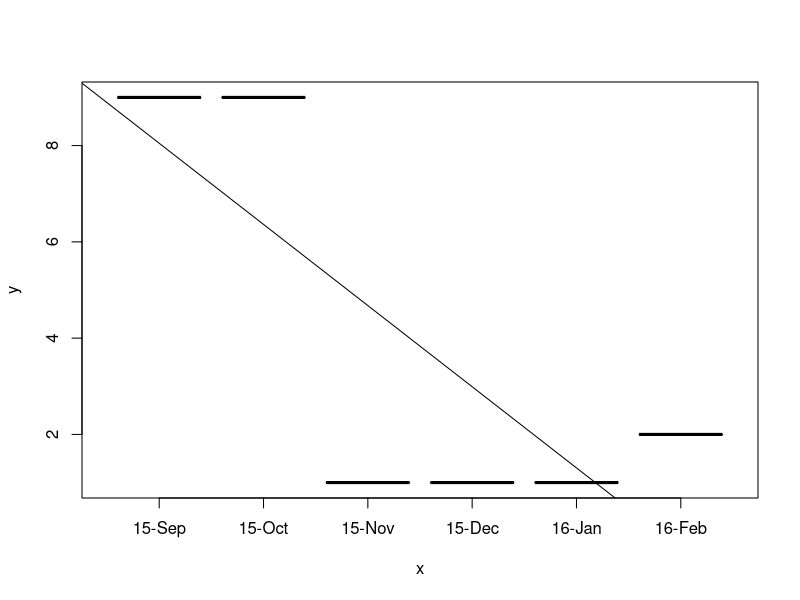
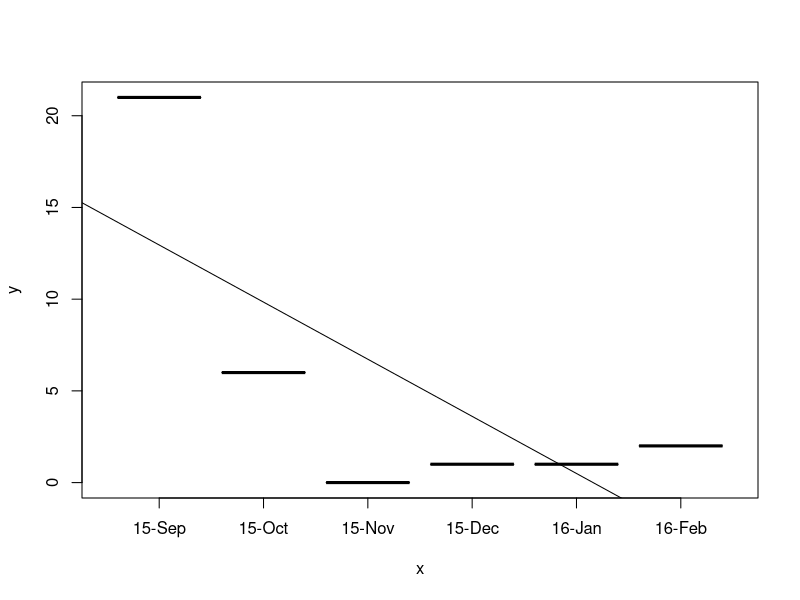
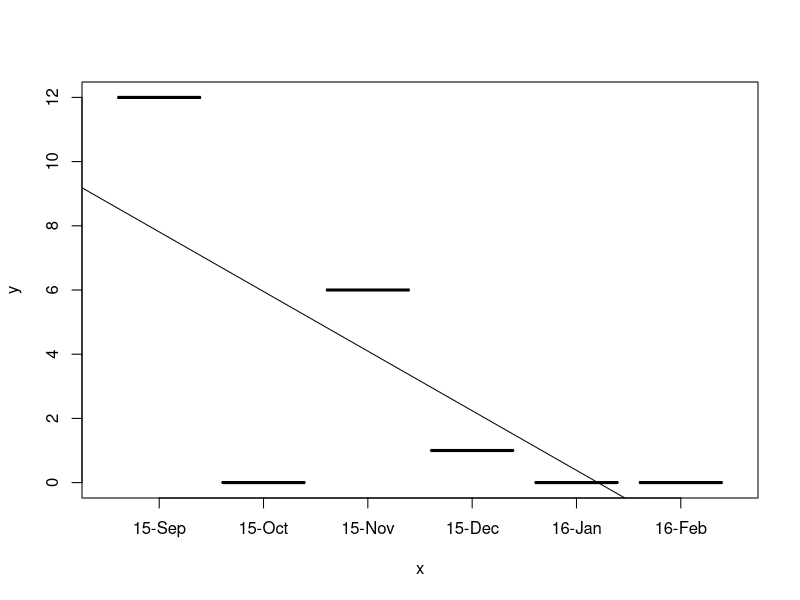
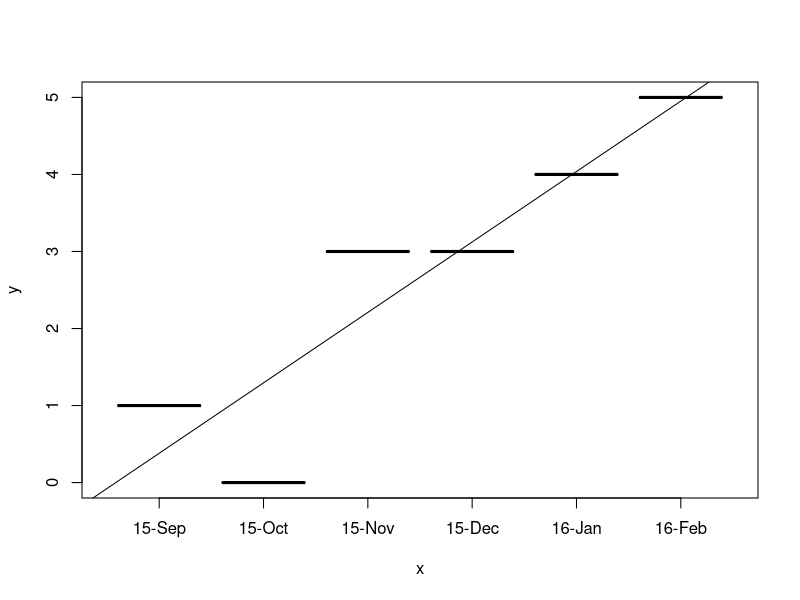
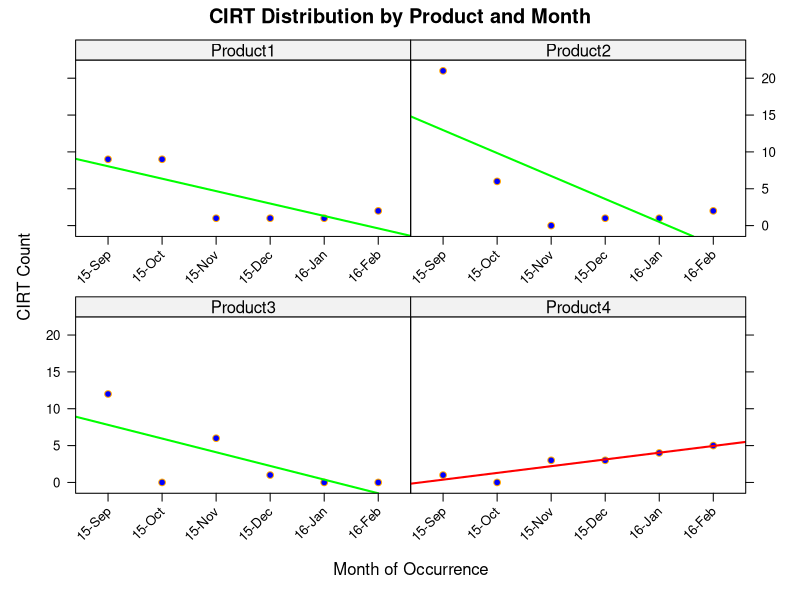

Write the R code that produced these figures, in order.
library (lattice)


#set workdir
setwd("~/R-Data-Visualization")
#import dataset set work directory for dataset
Scatter <- read.csv('SampleTickets.txt',header =TRUE, sep ='\t')

#View (Scatter)

Scatter$Month.Year..Ticket.Created.= factor(Scatter$Month.Year..Ticket.Created.,levels(as.factor(Scatter$Month.Year..Ticket.Created.))[c(4,3,2,1,6,5)]) #Reset Levels Ordering

Scatter<-Scatter[is.na(Scatter$Month.Year..Ticket.Created.)==0,] #ensure there are no blanks for that column under Month.Year..Created.

#Scatter<-Scatter[Scatter$Product.!="-",] #Filtered out empty entries
#Scatter<-Scatter[Scatter$Product.!="",]


temp<-unique(as.character(Scatter$Product.)) #Get unique list of product names

t<-unique(as.character(Scatter$Month.Year..Ticket.Created.))    #Set up unique months

monthlist<- list()

for(i in 1:length(t))   # start of a for loop
{
  monthlist<-c(monthlist,rep(t[i],length(temp)))
  i<-i+1
}



z<-sapply(monthlist, function(x){as.character(x[1])})     #Transpose the data

s<-as.data.frame(cbind(rep(temp,length(t)),z))      #Coerce into a data frame
names(s)[1]<-"Product"                              #Set names to columns
names(s)[2]<-"Month"

s$link<- paste(s$Product,s$Month)
#View(s)

Scatter$link<-paste(Scatter$Product.,as.character(Scatter$Month.Year..Ticket.Created.))
# unique(s$link)
# unique(Scatter$link)

final<- merge(s,Scatter,by.x="link",by.y="link",all.x=TRUE)
#View(final)

names(final)
f<-cbind(final[2:3],final[8])

names(f)

#f$Product = factor (f$Product, levels(f$Product)[c(2:5,8:10,1,14:15,6:7,20,11:13,16:19)]) #factoring of products
names(f)[3] <- "Total"
#names(f)[1]<-"Product"
#names(f)[2]<-"Month"

f<-aggregate(f$Total,by=list(f$Product,f$Month),FUN = "sum")                   #Aggregating the data set
names(f)[3] <- "Total"
names(f)[1]<-"Product"
names(f)[2]<-"Month"

unique(f$Product)

for (i in 1:length(f$Total))
{
  if(is.na(f$Total[i])==1)
    f$Total[i]<-0
  i<-i+1
}


# add as.factor
f$Month <- as.factor(f$Month)
f$Month <- factor(f$Month,levels(f$Month)[c(4,3,2,1,6,5)])           #factoring of months


f$Product <- as.factor(f$Product)
f$Product <-factor(f$Product,levels(f$Product)[c(3,4,1,2)])      

#factor(f$Product)

a<- list()                                  #Set empty lists as buckets to store and differentiate good and bad trends
b<- list()

for (i in 1:length(temp))                   #Iteration thru each product to get the best fit line
{
  h<-f[f$Product==temp[i],]
  plot(h$Month,h$Total)
  # if(mean(h$Total)< 1)          #Average less than 0.5 CIRTs is considered good, move on to next item
  # {
  #   a <- c(a,temp[i])
  #   next
  # }
  h$Month <- as.numeric (h$Month)
  abline(c<-lm(h$"Total" ~h$Month,na.action=na.omit))           #determine the sign of the slope
  print (coef(c)[1])                                            #retrieve it
  if(coef(c)[2] < 0)                                            #different signs of the slope will be mapped to different buckets
  {
    a<-c(a,temp[i])}
  else{
    b<-c (b,temp[i])
  }
}

v<-sapply(a, function(x){as.character(x[1])})                         #transpose the data
u<-sapply(b, function(x){as.character(x[1])})

#plot
xyplot(f$"Total"~f$Month|f$Product, data = f,
       panel = function (x,y,subscripts){ panel.xyplot(x,y, pch =21, fill ="blue", col = "orange")
         colors <- c(rep("green",length(a)),rep("red",length(b)))
         product <- c(v,u)
         cur.product <- f$Product[subscripts][1]
         panel.lmline(x,y,lwd =2, col = colors[product == cur.product])
       },
       main="CIRT Distribution by Product and Month",
       ylab="CIRT Count", xlab="Month of Occurrence", scales=list(x = list(rel="free",rot = 45),y=list(at = seq (from =0, to =50,by= 5)))
)
